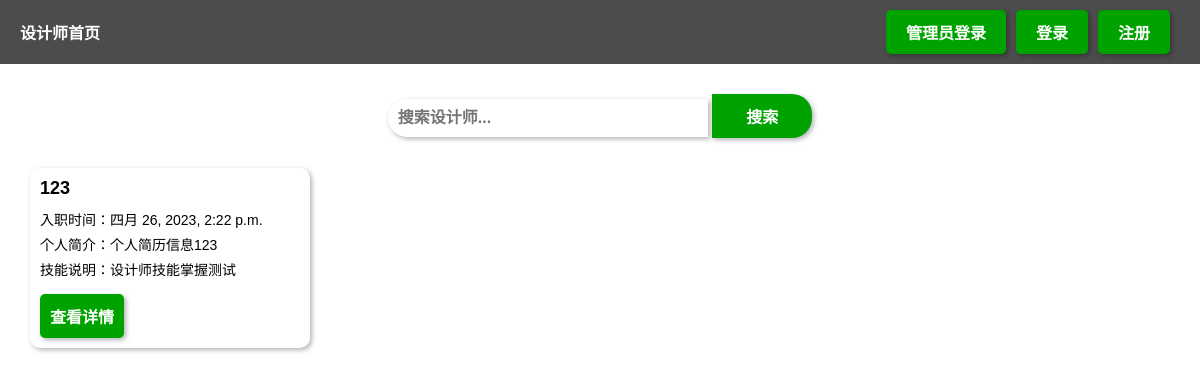
The app's page /, older data.
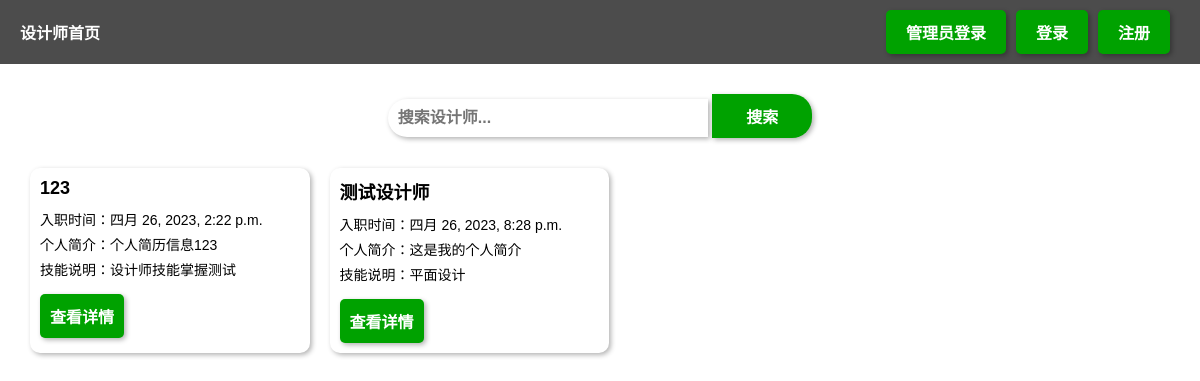
The same page, newer data.
### sjsapp/models.py (models this page shows)
class SJUser(models.Model):
    gender_choice = (
        ('男', '男'),
        ('女', '女'),
    )
    role_choice = (
        ('雇主', '雇主'),
        ('设计师', '设计师'),
    )
    username = models.CharField(max_length=20, verbose_name='用户名')
    password = models.CharField(max_length=20, verbose_name='密码')
    email = models.EmailField(verbose_name='邮箱')
    phone = models.CharField(max_length=11, verbose_name='手机号')
    area = models.CharField(max_length=20, verbose_name='地区')
    gender = models.CharField(choices=gender_choice, max_length=10, verbose_name='性别')
    role = models.CharField(choices=role_choice, max_length=10, verbose_name='角色')
    skill = models.CharField(max_length=255, verbose_name='技能', default='雇主无技能')
    introduction = models.CharField(max_length=255, verbose_name='个人简介', default='雇主无简介')
    create_time = models.DateTimeField(auto_now_add=True, verbose_name='创建时间')
    class Meta:
        verbose_name = '用户管理'
        verbose_name_plural = verbose_name

### sjsapp/views.py (the view)
# urls.py: path('', views.index),
@csrf_exempt
def index(request):
    sj = SJUser.objects.filter(role='设计师')
    uid = request.session.get('uid')
    if not uid:
        return render(request, 'index.html', {'sj': sj})
    else:
        user = SJUser.objects.get(id=uid)
        return render(request, 'index.html', {'user': user, 'sj': sj})

### templates/index.html (shortened to what this page needs)
<!DOCTYPE html>
<html lang="en">
<head>
</head>
<body>
<div class="header">
    <div class="links">
        <a href="http://127.0.0.1:8000/index/">设计师首页</a>
    </div>
    <div class="buttons">
        <button onclick="location.href='http://127.0.0.1:8000/admin/'">管理员登录</button>
        <button onclick="location.href='http://127.0.0.1:8000/signin/'">登录</button>
        <button onclick="location.href='http://127.0.0.1:8000/signup/'">注册</button>
    </div>
</div>
<div class="search">
    <form action="http://127.0.0.1:8000/search/" method="post">
        <input type="text" name="wd" placeholder="搜索设计师...">
        <input type="submit" value="搜索">
    </form>
</div>
<div class="designers">
    {% for i in sj %}
    <div class="designer">
        <h2>{{ i.username }}</h2>
        <p>入职时间：{{ i.create_time }}</p>
        <p>个人简介：{{ i.introduction }}</p>
        <p>技能说明：{{ i.skill }}</p>
        <button onclick="location.href='http://127.0.0.1:8000/detail/?did={{ i.id }}'">查看详情</button>
    </div>
    {% endfor %}
</div>
</body>
</html>

### templates/index.html (style rules this page uses)
body { background-size: cover; font-family: Arial, sans-serif; margin: 0; padding: 0; }
.header { background-color: rgba(0, 0, 0, 0.7); display: flex; justify-content: space-between; align-items: center; padding: 10px; margin: 0; }
.header a { color: #FFF; text-decoration: none; padding: 10px; margin-right: 20px; font-size: 16px; font-weight: bold; }
.buttons { display: flex; align-items: center; margin-right: 20px; }
.buttons button { background-color: #00a200; color: #FFF; border: none; padding: 10px 20px; border-radius: 5px; font-size: 16px; font-weight: bold; margin-left: 10px; box-shadow: 2px 2px 5px rgba(0, 0, 0, 0.3); transition: background-color 0.2s ease; }
.search { display: flex; justify-content: center; margin: 30px 0; }
.search input[type="text"] { border-top-left-radius: 20px; border-bottom-left-radius: 20px; border: none; padding: 10px; width: 300px; font-size: 16px; font-weight: bold; box-shadow: 2px 2px 5px rgba(0, 0, 0, 0.3); }
.search input[type="submit"] { border-top-right-radius: 20px; border-bottom-right-radius: 20px; border: none; padding: 10px; width: 100px; background-color: #00A200FF; color: #FFF; font-size: 16px; font-weight: bold; box-shadow: 2px 2px 5px rgba(0, 0, 0, 0.3); transition: background-color 0.2s ease; }
.designers { display: flex; flex-wrap: wrap; margin-left: 10px; margin-right: 10px; }
.designer { width: 22%; background-color: #FFF; margin-bottom: 30px; border-radius: 10px; box-shadow: 2px 2px 5px rgba(0, 0, 0, 0.3); padding: 10px; margin-left: 20px; }
.designer h2 { font-size: 18px; margin: 0; margin-bottom: 10px; }
.designer p { font-size: 14px; margin: 0; margin-bottom: 5px; }
.designer button { background-color: #00A200FF; border: none; padding: 10px; border-radius: 5px; box-shadow: 2px 2px 5px rgba(0, 0, 0, 0.3); margin-top: 10px; font-size: 16px; font-weight: bold; color: #FFF; transition: background-color 0.2s ease; }

Row changes from the older to the newer data that the page shows:
added SJUser: username "测试设计师", create_time "四月 26, 2023, 8:28 p.m.", introduction "这是我的个人简介", skill "平面设计"
